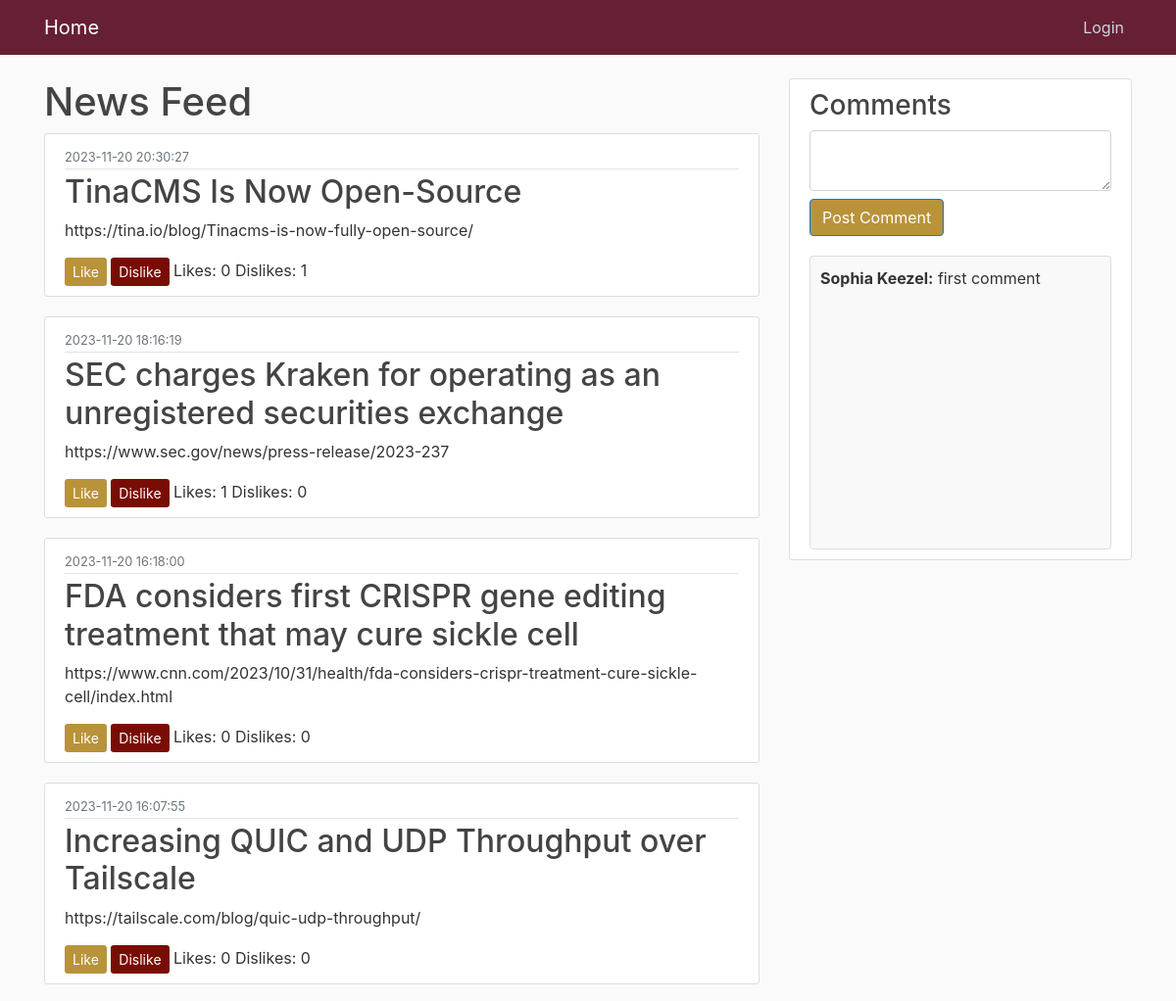
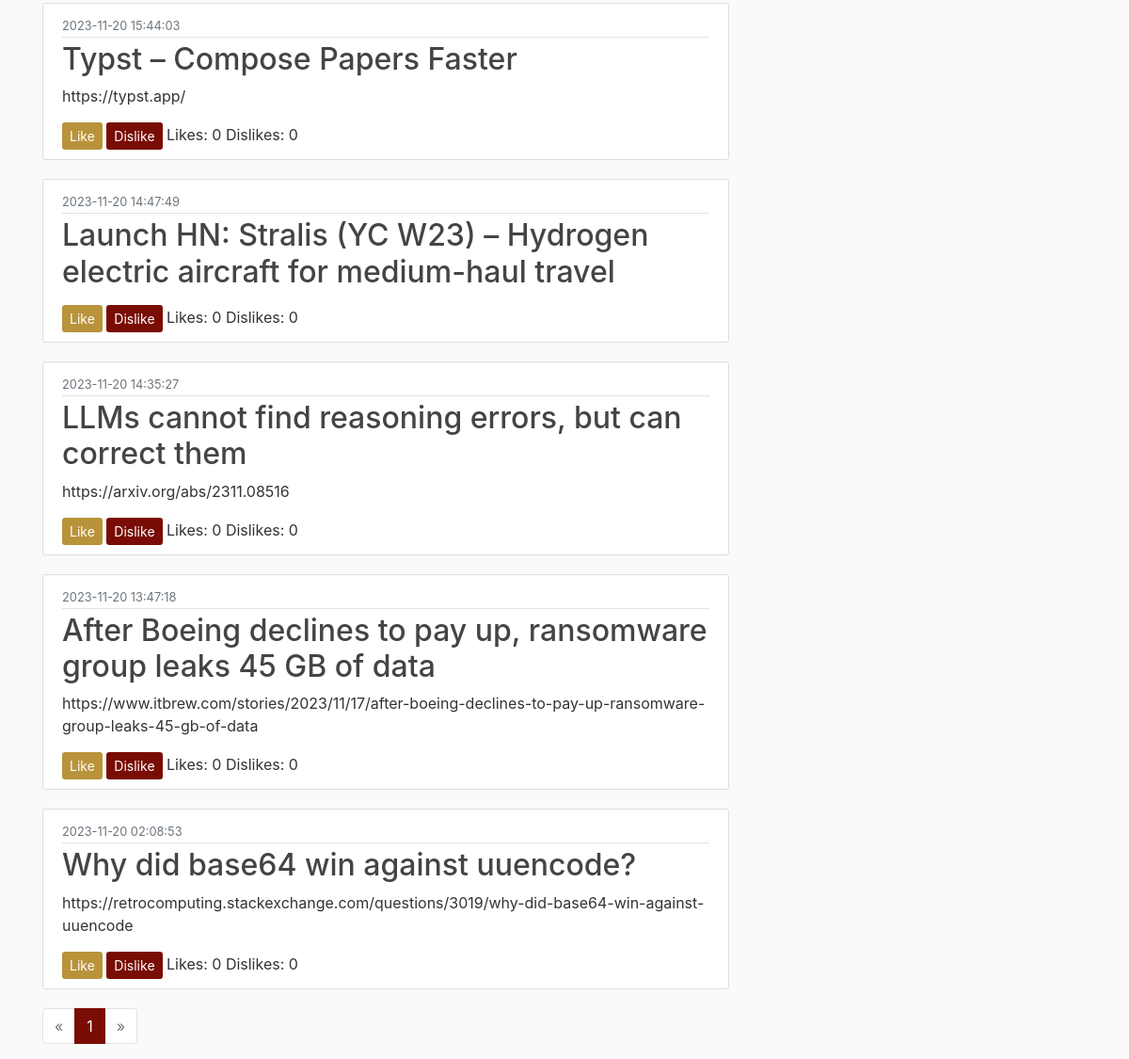
Page /news on the committed database (2 pictures, top to bottom).
### flasknews/models.py (models this page shows, shortened)
class Post(db.Model):
    id = db.Column(db.Integer, primary_key=True)
    keywords = db.Column(db.String, nullable=True)
    title = db.Column(db.String(100), nullable=False)
    time = db.Column(db.DateTime, nullable=False, default=datetime.utcnow)
    content = db.Column(db.Text, nullable=False)
    likes = db.Column(db.Integer, default=0)
    dislikes = db.Column(db.Integer, default=0)
    by = db.Column(db.String(100), nullable=True)
    descendants = db.Column(db.Integer, default=0)
    kids = db.Column(db.String(500), nullable=True)
    score = db.Column(db.Integer, default=0)
    type = db.Column(db.String(50), nullable=True)
    url = db.Column(db.Text, nullable=True)

class Comment(db.Model):
    id = db.Column(db.Integer, primary_key=True)
    text = db.Column(db.Text, nullable=False)
    user_id = db.Column(db.Integer, db.ForeignKey('user.id'), nullable=False)
    username = db.Column(db.String(20), nullable=False)
    timestamp = db.Column(db.DateTime, default=datetime.utcnow)

### flasknews/routes.py (the view)
@routes.route('/news')
def newsfeed():
    page = request.args.get('page', 1, type=int)
    news_items_pagination = Post.query.order_by(Post.time.desc(), Post.likes.desc(), Post.dislikes).paginate(page=page, per_page=10, error_out=False)
    news_items = news_items_pagination.items
    user_id = session.get('profile', {}).get('user_id')
    news_items = (
        Post.query.order_by(Post.time.desc(), Post.likes.desc(), Post.dislikes)
        .paginate(page=1, per_page=10, error_out=False)
        .items
    )
    user_actions = UserPostAction.query.filter_by(user_id=user_id).all()
    user_actions_map = {action.post_id: action.action for action in user_actions}
    for item in news_items:
        item.user_action = user_actions_map.get(item.id, None)
    return render_template('newsfeed.html', news_items=news_items, pagination=news_items_pagination, comments=all_comments(), is_admin=is_administator())

### flasknews/routes.py (called while the page is built)
def is_administator():
    is_admin = False
    user_id = session.get('profile', {}).get('user_id')
    if user_id:
        user = User.query.filter_by(auth0_id=user_id).first()
        if user and user.is_admin:
            is_admin = True
    return is_admin

def all_comments():
    return Comment.query.all()

### flasknews/templates/newsfeed.html
{% extends "layout.html" %}
{% block content %}
    <h1>News Feed</h1>
    <div class="news-items">
        {% for news_item in news_items %}
        <article class="media content-section">
            <div class="media-body">
              <div class="article-metadata">
                <small class="text-muted">{{ news_item.time.strftime('%Y-%m-%d %H:%M:%S') }}</small>
              </div>
              <h2><a class="article-title" href="#">{{ news_item.title }}</a></h2>
              <p class="article-content">{{ news_item.content }}</p>
              <a href="{{ url_for('routes.like', post_id=news_item.id) }}" class="btn btn-sm {{ 'btn-primary' if news_item.user_action == 'like' else 'btn-like' }}">Like</a>
              <a href="{{ url_for('routes.dislike', post_id=news_item.id) }}" class="btn btn-sm {{ 'btn-primary' if news_item.user_action == 'dislike' else 'btn-dislike' }}">Dislike</a>
              <span>Likes: {{ news_item.likes }}</span>
              <span>Dislikes: {{ news_item.dislikes }}</span>
            </div>
          </article>
        {% endfor %}
    </div>
    <nav aria-label="Newsfeed pagination">
      <ul class="pagination">
          <li class="page-item {{ 'disabled' if not pagination.has_prev }}">
              <a class="page-link" href="{{ url_for('routes.newsfeed', page=pagination.prev_num) }}" aria-label="Previous">
                  <span aria-hidden="true">&laquo;</span>
              </a>
          </li>
          {% for page in pagination.iter_pages() %}
              {% if page %}
                  {% if page != pagination.page %}
                      <li class="page-item"><a class="page-link" href="{{ url_for('routes.newsfeed', page=page) }}">{{ page }}</a></li>
                  {% else %}
                      <li class="page-item active"><span class="page-link">{{ page }}</span></li>
                  {% endif %}
              {% else %}
                  <li class="page-item disabled"><span class="page-link">...</span></li>
              {% endif %}
          {% endfor %}
          <li class="page-item {{ 'disabled' if not pagination.has_next }}">
              <a class="page-link" href="{{ url_for('routes.newsfeed', page=pagination.next_num) }}" aria-label="Next">
                  <span aria-hidden="true">&raquo;</span>
              </a>
          </li>
      </ul>
  </nav>
{% endblock %}

### flasknews/templates/layout.html (shortened to what this page needs)
<!DOCTYPE html>
<html>
<head>
    <link rel="stylesheet" href="https://cdn.jsdelivr.net/npm/bootstrap@4.4.1/dist/css/bootstrap.min.css">
    <link rel="stylesheet" type="text/css" href="{{ url_for('static', filename='main.css') }}">
</head>
<body>
    <header class="site-header">
        <nav class="navbar navbar-expand-md navbar-dark bg-steel fixed-top">
          <div class="container">
            <a class="navbar-brand mr-4" href="/">Home</a>
            <div class="collapse navbar-collapse" id="navbarToggle">
              <div class="navbar-nav">
                {% if session.get('profile') %}
                <a class="nav-item nav-link" href="{{ url_for('routes.profile') }}">Profile</a>
                {% if is_admin %}
                <a class="nav-item nav-link" href="{{ url_for('routes.admin') }}">Admin</a>
                {% endif %}
                <a class="nav-item nav-link" href="{{ url_for('routes.logout') }}">Logout</a>
                {% else %}
                <a class="nav-item nav-link" href="{{ url_for('routes.login') }}">Login</a>
                {% endif %}
              </div>
            </div>
          </div>
        </nav>
      </header>
      <main role="main" class="container">
        <div class="row">
          <div class="col-md-8">
            {% block content %}{% endblock %}
          </div>
          <div class="col-md-4">
            <div class="content-section">
              <h3>Comments</h3>
          <form action="/post_comment" method="post">
            <textarea name="comment" class="form-control"></textarea>
            <button type="submit" class="btn btn-primary mt-2 custom-button">Post Comment</button>
          </form>
          <div class="comments-section" style="height: 300px; overflow-y: scroll;">
            {% for comment in comments %}
                <div class="comment">
                  <p class="comment-text"><strong>{{ comment.username }}:</strong> {{ comment.text }}</p>
                </div>
            {% endfor %}
        </div>
            </div>
          </div>
        </div>
      </main>
</body>
</html>

### flasknews/static/main.css (style rules this page uses)
body { background: #fafafa; color: #333333; margin-top: 5rem; }
h1, h2, h3, h4, h5, h6 { color: #444444; }
.bg-steel { background-color: #671f34; }
.site-header .navbar-nav .nav-link { color: #cbd5db; }
.content-section { background: #ffffff; padding: 10px 20px; border: 1px solid #dddddd; border-radius: 3px; margin-bottom: 20px; }
.article-title { color: #444444; }
.article-content { white-space: pre-line; }
.article-metadata { padding-bottom: 1px; margin-bottom: 4px; border-bottom: 1px solid #e3e3e3 }
.btn-like { background-color: #b9933a; color: white; border: none; }
.btn-dislike { background-color: #790c04; color: white; border: none; }
.custom-button { background-color: #b9933a; color: white; }
.comments-section { height: 300px; overflow-y: scroll; border: 1px solid #ddd; border-radius: 4px; padding: 10px; margin-top: 20px; background-color: #f9f9f9; }
.pagination { background-color: #f8f9fa; }
.pagination .page-item .page-link { color: #790c04; background-color: #ffffff; border: 1px solid #dee2e6; }
.pagination .page-item.active .page-link { color: #ffffff; background-color: #790c04; border-color: #790c04; }
.pagination .page-item.disabled .page-link { color: #6c757d; background-color: #ffffff; border-color: #dee2e6; }

### rows in the picture
Post: time "2023-11-20 20:30:27", title "TinaCMS Is Now Open-Source", content "https://tina.io/blog/Tinacms-is-now-fully-open-source/", likes "0", dislikes "1"
Post: time "2023-11-20 18:16:19", title "SEC charges Kraken for operating as an unregistered securities exchange", content "https://www.sec.gov/news/press-release/2023-237", likes "1", dislikes "0"
Post: time "2023-11-20 16:18:00", title "FDA considers first CRISPR gene editing treatment that may cure sickle cell", content "https://www.cnn.com/2023/10/31/health/fda-considers-crispr-treatment-cure-sickle-cell/index.html", likes "0", dislikes "0"
Post: time "2023-11-20 16:07:55", title "Increasing QUIC and UDP Throughput over Tailscale", content "https://tailscale.com/blog/quic-udp-throughput/", likes "0", dislikes "0"
Post: time "2023-11-20 15:44:03", title "Typst – Compose Papers Faster", content "https://typst.app/", likes "0", dislikes "0"
Post: time "2023-11-20 14:47:49", title "Launch HN: Stralis (YC W23) – Hydrogen electric aircraft for medium-haul travel", likes "0", dislikes "0"
Post: time "2023-11-20 14:35:27", title "LLMs cannot find reasoning errors, but can correct them", content "https://arxiv.org/abs/2311.08516", likes "0", dislikes "0"
Post: time "2023-11-20 13:47:18", title "After Boeing declines to pay up, ransomware group leaks 45 GB of data", content "https://www.itbrew.com/stories/2023/11/17/after-boeing-declines-to-pay-up-ransomware-group-leaks-45-gb-of-data", likes "0", dislikes "0"
Post: time "2023-11-20 02:08:53", title "Why did base64 win against uuencode?", content "https://retrocomputing.stackexchange.com/questions/3019/why-did-base64-win-against-uuencode", likes "0", dislikes "0"
Comment: username "Sophia Keezel", text "first comment"

### other values in the picture
{{ page }} "1"
